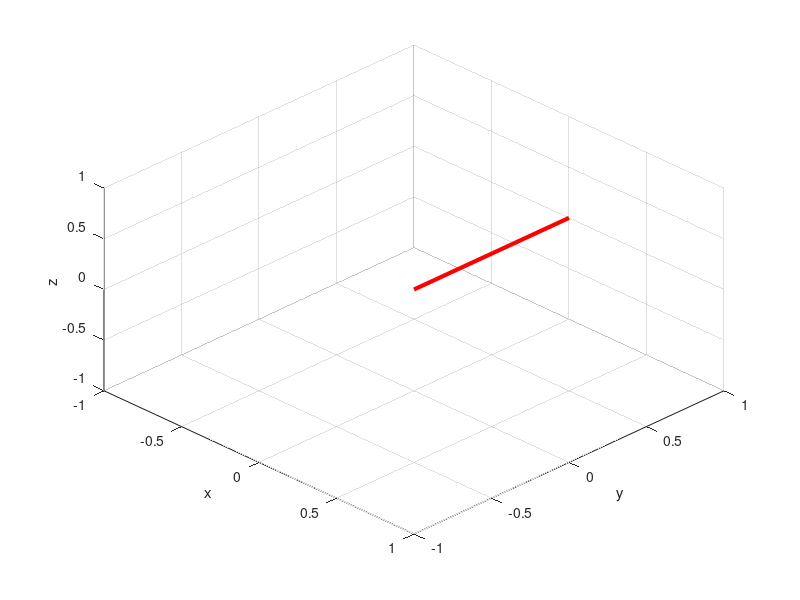

Source code (MATLAB):
%%
clear all; close all; clc;

az = linspace(0,45*(pi/180),2);
el = linspace(0,45*(pi/180),2);
r  = linspace(0,1,2); 
[x,y,z] = sph2cart(az,el,r);
%{
figure(1)
H1=plot(x,y,'o');
xlabel('x');ylabel('y');zlabel('z');
grid on;
set(H1,'LineWidth',3);
%}
figure(2)
H2=plot3(x,y,z,'r-');
xlabel('x');ylabel('y');zlabel('z');
grid on;
set(H2,'LineWidth',3);
view(45,45)
xlim([-1 1]);
ylim([-1 1]);
zlim([-1 1]);